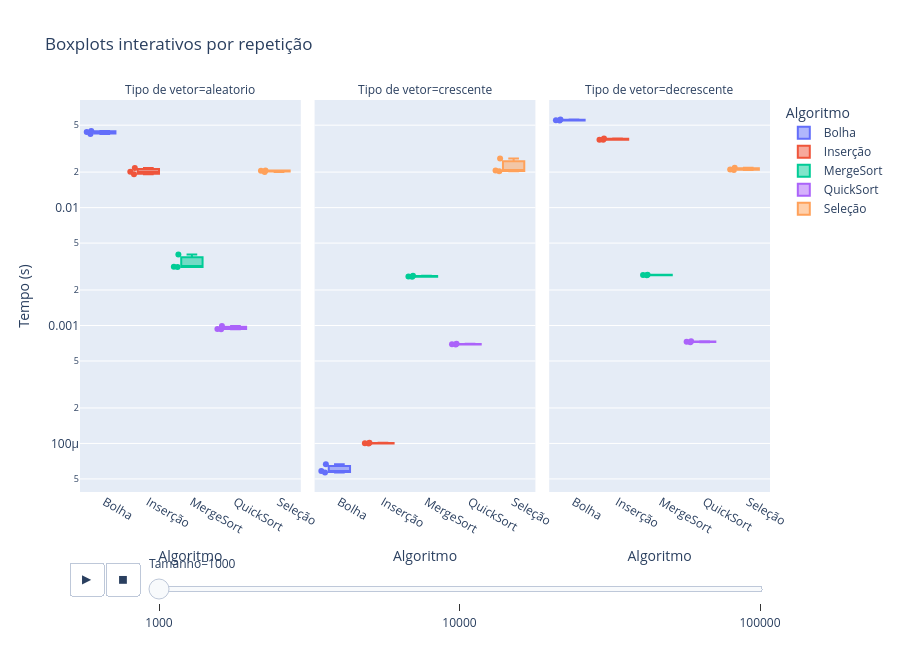
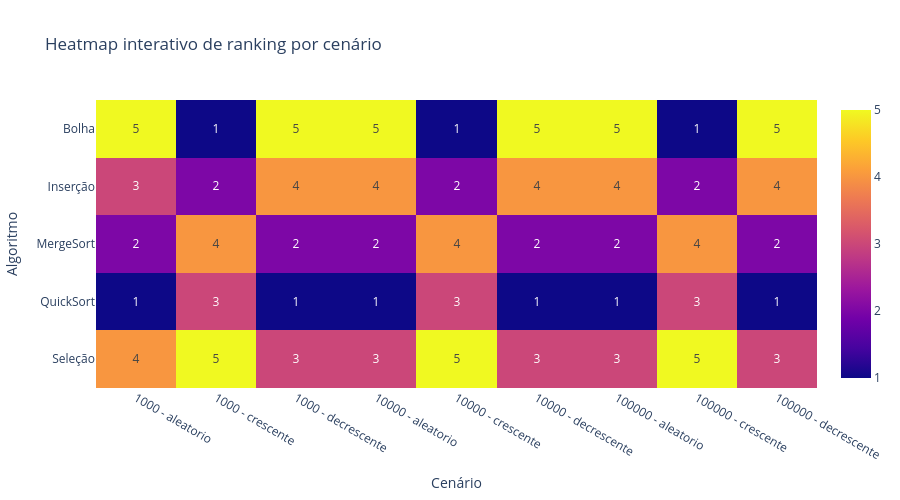

The cell these charts' notebook holds for them, in order:
### Code cell
if not PLOTLY_DISPONIVEL:
    display(Markdown(
        "**Plotly não está instalado neste ambiente.** "
        "Para ativar os boxplots interativos, instale a biblioteca com `!pip install plotly`."
    ))
else:
    df_box_plotly = df_tentativas.copy()

    fig_box = px.box(
        df_box_plotly,
        x="Algoritmo",
        y="Tempo (s)",
        color="Algoritmo",
        facet_col="Tipo de vetor",
        animation_frame="Tamanho",
        points="all",
        log_y=True,
        title="Boxplots interativos por repetição"
    )
    fig_box.update_layout(height=650)
    fig_box.show()

    caminho_html = OUTPUT_DIR / "plotly_boxplots_repeticoes_interativo.html"
    fig_box.write_html(str(caminho_html))
    print(f"Gráfico interativo salvo em: {caminho_html.resolve()}")

    df_rank_heat = df_resultados.copy()
    df_rank_heat["Cenário"] = (
        df_rank_heat["Tamanho"].astype(str)
        + " - "
        + df_rank_heat["Tipo de vetor"]
    )
    df_rank_heat["Ranking"] = (
        df_rank_heat.groupby("Cenário")["Tempo médio (s)"]
        .rank(method="dense", ascending=True)
    )

    tabela_heat = df_rank_heat.pivot(index="Algoritmo", columns="Cenário", values="Ranking")

    fig_heat = px.imshow(
        tabela_heat,
        text_auto=True,
        aspect="auto",
        title="Heatmap interativo de ranking por cenário"
    )
    fig_heat.update_layout(height=500)
    fig_heat.show()

    caminho_html = OUTPUT_DIR / "plotly_heatmap_ranking_interativo.html"
    fig_heat.write_html(str(caminho_html))
    print(f"Gráfico interativo salvo em: {caminho_html.resolve()}")

### Figure 1 — Plotly figure (JSON) as saved in the notebook; plotly's stock layout.template omitted (floating-point values rounded to 4 significant figures)
{"data": [{"alignmentgroup": "True", "boxpoints": "all", "hovertemplate": "Algoritmo=%{x}<br>Tamanho=1000<br>Tipo de vetor=aleatorio<br>Tempo (s)=%{y}<extra></extra>", "legendgroup": "Bolha", "marker": {"color": "#636efa"}, "name": "Bolha", "notched": false, "offsetgroup": "Bolha", "orientation": "v", "showlegend": true, "type": "box", "x": ["Bolha", "Bolha", "Bolha"], "x0": " ", "xaxis": "x", "y": [0.04457, 0.04377, 0.04211], "y0": " ", "yaxis": "y"}, {"alignmentgroup": "True", "boxpoints": "all", "hovertemplate": "Algoritmo=%{x}<br>Tamanho=1000<br>Tipo de vetor=crescente<br>Tempo (s)=%{y}<extra></extra>", "legendgroup": "Bolha", "marker": {"color": "#636efa"}, "name": "Bolha", "notched": false, "offsetgroup": "Bolha", "orientation": "v", "showlegend": false, "type": "box", "x": ["Bolha", "Bolha", "Bolha"], "x0": " ", "xaxis": "x2", "y": [5.85e-05, 6.65e-05, 5.68e-05], "y0": " ", "yaxis": "y2"}, {"alignmentgroup": "True", "boxpoints": "all", "hovertemplate": "Algoritmo=%{x}<br>Tamanho=1000<br>Tipo de vetor=decrescente<br>Tempo (s)=%{y}<extra></extra>", "legendgroup": "Bolha", "marker": {"color": "#636efa"}, "name": "Bolha", "notched": false, "offsetgroup": "Bolha", "orientation": "v", "showlegend": false, "type": "box", "x": ["Bolha", "Bolha", "Bolha"], "x0": " ", "xaxis": "x3", "y": [0.05499, 0.05575, 0.05475], "y0": " ", "yaxis": "y3"}, {"alignmentgroup": "True", "boxpoints": "all", "hovertemplate": "Algoritmo=%{x}<br>Tamanho=1000<br>Tipo de vetor=aleatorio<br>Tempo (s)=%{y}<extra></extra>", "legendgroup": "Inserção", "marker": {"color": "#EF553B"}, "name": "Inserção", "notched": false, "offsetgroup": "Inserção", "orientation": "v", "showlegend": true, "type": "box", "x": ["Inserção", "Inserção", "Inserção"], "x0": " ", "xaxis": "x", "y": [0.02166, 0.02014, 0.01913], "y0": " ", "yaxis": "y"}, {"alignmentgroup": "True", "boxpoints": "all", "hovertemplate": "Algoritmo=%{x}<br>Tamanho=1000<br>Tipo de vetor=crescente<br>Tempo (s)=%{y}<extra></extra>", "legendgroup": "Inserção", "marker": {"color": "#EF553B"}, "name": "Inserção", "notched": false, "offsetgroup": "Inserção", "orientation": "v", "showlegend": false, "type": "box", "x": ["Inserção", "Inserção", "Inserção"], "x0": " ", "xaxis": "x2", "y": [0.0001011, 9.98e-05, 0.0001002], "y0": " ", "yaxis": "y2"}, {"alignmentgroup": "True", "boxpoints": "all", "hovertemplate": "Algoritmo=%{x}<br>Tamanho=1000<br>Tipo de vetor=decrescente<br>Tempo (s)=%{y}<extra></extra>", "legendgroup": "Inserção", "marker": {"color": "#EF553B"}, "name": "Inserção", "notched": false, "offsetgroup": "Inserção", "orientation": "v", "showlegend": false, "type": "box", "x": ["Inserção", "Inserção", "Inserção"], "x0": " ", "xaxis": "x3", "y": [0.03767, 0.03767, 0.03863], "y0": " ", "yaxis": "y3"}, {"alignmentgroup": "True", "boxpoints": "all", "hovertemplate": "Algoritmo=%{x}<br>Tamanho=1000<br>Tipo de vetor=aleatorio<br>Tempo (s)=%{y}<extra></extra>", "legendgroup": "MergeSort", "marker": {"color": "#00cc96"}, "name": "MergeSort", "notched": false, "offsetgroup": "MergeSort", "orientation": "v", "showlegend": true, "type": "box", "x": ["MergeSort", "MergeSort", "MergeSort"], "x0": " ", "xaxis": "x", "y": [0.004004, 0.00315, 0.00314], "y0": " ", "yaxis": "y"}, {"alignmentgroup": "True", "boxpoints": "all", "hovertemplate": "Algoritmo=%{x}<br>Tamanho=1000<br>Tipo de vetor=crescente<br>Tempo (s)=%{y}<extra></extra>", "legendgroup": "MergeSort", "marker": {"color": "#00cc96"}, "name": "MergeSort", "notched": false, "offsetgroup": "MergeSort", "orientation": "v", "showlegend": false, "type": "box", "x": ["MergeSort", "MergeSort", "MergeSort"], "x0": " ", "xaxis": "x2", "y": [0.002648, 0.002594, 0.002598], "y0": " ", "yaxis": "y2"}, {"alignmentgroup": "True", "boxpoints": "all", "hovertemplate": "Algoritmo=%{x}<br>Tamanho=1000<br>Tipo de vetor=decrescente<br>Tempo (s)=%{y}<extra></extra>", "legendgroup": "MergeSort", "marker": {"color": "#00cc96"}, "name": "MergeSort", "notched": false, "offsetgroup": "MergeSort", "orientation": "v", "showlegend": false, "type": "box", "x": ["MergeSort", "MergeSort", "MergeSort"], "x0": " ", "xaxis": "x3", "y": [0.002696, 0.002667, 0.002686], "y0": " ", "yaxis": "y3"}, {"alignmentgroup": "True", "boxpoints": "all", "hovertemplate": "Algoritmo=%{x}<br>Tamanho=1000<br>Tipo de vetor=aleatorio<br>Tempo (s)=%{y}<extra></extra>", "legendgroup": "QuickSort", "marker": {"color": "#ab63fa"}, "name": "QuickSort", "notched": false, "offsetgroup": "QuickSort", "orientation": "v", "showlegend": true, "type": "box", "x": ["QuickSort", "QuickSort", "QuickSort"], "x0": " ", "xaxis": "x", "y": [0.0009926, 0.000936, 0.0009318], "y0": " ", "yaxis": "y"}, {"alignmentgroup": "True", "boxpoints": "all", "hovertemplate": "Algoritmo=%{x}<br>Tamanho=1000<br>Tipo de vetor=crescente<br>Tempo (s)=%{y}<extra></extra>", "legendgroup": "QuickSort", "marker": {"color": "#ab63fa"}, "name": "QuickSort", "notched": false, "offsetgroup": "QuickSort", "orientation": "v", "showlegend": false, "type": "box", "x": ["QuickSort", "QuickSort", "QuickSort"], "x0": " ", "xaxis": "x2", "y": [0.0006993, 0.0006929, 0.0006915], "y0": " ", "yaxis": "y2"}, {"alignmentgroup": "True", "boxpoints": "all", "hovertemplate": "Algoritmo=%{x}<br>Tamanho=1000<br>Tipo de vetor=decrescente<br>Tempo (s)=%{y}<extra></extra>", "legendgroup": "QuickSort", "marker": {"color": "#ab63fa"}, "name": "QuickSort", "notched": false, "offsetgroup": "QuickSort", "orientation": "v", "showlegend": false, "type": "box", "x": ["QuickSort", "QuickSort", "QuickSort"], "x0": " ", "xaxis": "x3", "y": [0.0007274, 0.0007346, 0.0007226], "y0": " ", "yaxis": "y3"}, {"alignmentgroup": "True", "boxpoints": "all", "hovertemplate": "Algoritmo=%{x}<br>Tamanho=1000<br>Tipo de vetor=aleatorio<br>Tempo (s)=%{y}<extra></extra>", "legendgroup": "Seleção", "marker": {"color": "#FFA15A"}, "name": "Seleção", "notched": false, "offsetgroup": "Seleção", "orientation": "v", "showlegend": true, "type": "box", "x": ["Seleção", "Seleção", "Seleção"], "x0": " ", "xaxis": "x", "y": [0.02055, 0.02007, 0.02067], "y0": " ", "yaxis": "y"}, {"alignmentgroup": "True", "boxpoints": "all", "hovertemplate": "Algoritmo=%{x}<br>Tamanho=1000<br>Tipo de vetor=crescente<br>Tempo (s)=%{y}<extra></extra>", "legendgroup": "Seleção", "marker": {"color": "#FFA15A"}, "name": "Seleção", "notched": false, "offsetgroup": "Seleção", "orientation": "v", "showlegend": false, "type": "box", "x": ["Seleção", "Seleção", "Seleção"], "x0": " ", "xaxis": "x2", "y": [0.02603, 0.02067, 0.02033], "y0": " ", "yaxis": "y2"}, {"alignmentgroup": "True", "boxpoints": "all", "hovertemplate": "Algoritmo=%{x}<br>Tamanho=1000<br>Tipo de vetor=decrescente<br>Tempo (s)=%{y}<extra></extra>", "legendgroup": "Seleção", "marker": {"color": "#FFA15A"}, "name": "Seleção", "notched": false, "offsetgroup": "Seleção", "orientation": "v", "showlegend": false, "type": "box", "x": ["Seleção", "Seleção", "Seleção"], "x0": " ", "xaxis": "x3", "y": [0.02085, 0.02173, 0.02103], "y0": " ", "yaxis": "y3"}], "layout": {"annotations": [{"font": {}, "showarrow": false, "text": "Tipo de vetor=aleatorio", "x": 0.16, "xanchor": "center", "xref": "paper", "y": 1, "yanchor": "bottom", "yref": "paper"}, {"font": {}, "showarrow": false, "text": "Tipo de vetor=crescente", "x": 0.5, "xanchor": "center", "xref": "paper", "y": 1, "yanchor": "bottom", "yref": "paper"}, {"font": {}, "showarrow": false, "text": "Tipo de vetor=decrescente", "x": 0.84, "xanchor": "center", "xref": "paper", "y": 1, "yanchor": "bottom", "yref": "paper"}], "boxmode": "overlay", "height": 650, "legend": {"title": {"text": "Algoritmo"}, "tracegroupgap": 0}, "sliders": [{"active": 0, "currentvalue": {"prefix": "Tamanho="}, "len": 0.9, "pad": {"b": 10, "t": 60}, "steps": [{"args": [["1000"], {"frame": {"duration": 0, "redraw": true}, "fromcurrent": true, "mode": "immediate", "transition": {"duration": 0, "easing": "linear"}}], "label": "1000", "method": "animate"}, {"args": [["10000"], {"frame": {"duration": 0, "redraw": true}, "fromcurrent": true, "mode": "immediate", "transition": {"duration": 0, "easing": "linear"}}], "label": "10000", "method": "animate"}, {"args": [["100000"], {"frame": {"duration": 0, "redraw": true}, "fromcurrent": true, "mode": "immediate", "transition": {"duration": 0, "easing": "linear"}}], "label": "100000", "method": "animate"}], "x": 0.1, "xanchor": "left", "y": 0, "yanchor": "top"}], "title": {"text": "Boxplots interativos por repetição"}, "updatemenus": [{"buttons": [{"args": [null, {"frame": {"duration": 500, "redraw": true}, "fromcurrent": true, "mode": "immediate", "transition": {"duration": 500, "easing": "linear"}}], "label": "&#9654;", "method": "animate"}, {"args": [[null], {"frame": {"duration": 0, "redraw": true}, "fromcurrent": true, "mode": "immediate", "transition": {"duration": 0, "easing": "linear"}}], "label": "&#9724;", "method": "animate"}], "direction": "left", "pad": {"r": 10, "t": 70}, "showactive": false, "type": "buttons", "x": 0.1, "xanchor": "right", "y": 0, "yanchor": "top"}], "xaxis": {"anchor": "y", "categoryarray": ["Bolha", "Inserção", "MergeSort", "QuickSort", "Seleção"], "categoryorder": "array", "domain": [0, 0.32], "title": {"text": "Algoritmo"}}, "xaxis2": {"anchor": "y2", "categoryarray": ["Bolha", "Inserção", "MergeSort", "QuickSort", "Seleção"], "categoryorder": "array", "domain": [0.34, 0.66], "matches": "x", "title": {"text": "Algoritmo"}}, "xaxis3": {"anchor": "y3", "categoryarray": ["Bolha", "Inserção", "MergeSort", "QuickSort", "Seleção"], "categoryorder": "array", "domain": [0.68, 1.0], "matches": "x", "title": {"text": "Algoritmo"}}, "yaxis": {"anchor": "x", "domain": [0, 1], "title": {"text": "Tempo (s)"}, "type": "log"}, "yaxis2": {"anchor": "x2", "domain": [0, 1], "matches": "y", "showticklabels": false, "type": "log"}, "yaxis3": {"anchor": "x3", "domain": [0, 1], "matches": "y", "showticklabels": false, "type": "log"}}}

### Figure 2 — Plotly figure (JSON) as saved in the notebook; plotly's stock layout.template omitted (floating-point values rounded to 4 significant figures)
{"data": [{"coloraxis": "coloraxis", "hovertemplate": "Cenário: %{x}<br>Algoritmo: %{y}<br>color: %{z}<extra></extra>", "name": "0", "texttemplate": "%{z}", "type": "heatmap", "x": ["1000 - aleatorio", "1000 - crescente", "1000 - decrescente", "10000 - aleatorio", "10000 - crescente", "10000 - decrescente", "100000 - aleatorio", "100000 - crescente", "100000 - decrescente"], "xaxis": "x", "y": ["Bolha", "Inserção", "MergeSort", "QuickSort", "Seleção"], "yaxis": "y", "z": [[5.0, 1.0, 5.0, 5.0, 1.0, 5.0, 5.0, 1.0, 5.0], [3.0, 2.0, 4.0, 4.0, 2.0, 4.0, 4.0, 2.0, 4.0], [2.0, 4.0, 2.0, 2.0, 4.0, 2.0, 2.0, 4.0, 2.0], [1.0, 3.0, 1.0, 1.0, 3.0, 1.0, 1.0, 3.0, 1.0], [4.0, 5.0, 3.0, 3.0, 5.0, 3.0, 3.0, 5.0, 3.0]]}], "layout": {"coloraxis": {"colorscale": [[0, "#0d0887"], [0.1111, "#46039f"], [0.2222, "#7201a8"], [0.3333, "#9c179e"], [0.4444, "#bd3786"], [0.5556, "#d8576b"], [0.6667, "#ed7953"], [0.7778, "#fb9f3a"], [0.8889, "#fdca26"], [1, "#f0f921"]]}, "height": 500, "title": {"text": "Heatmap interativo de ranking por cenário"}, "xaxis": {"anchor": "y", "domain": [0, 1], "title": {"text": "Cenário"}}, "yaxis": {"anchor": "x", "autorange": "reversed", "domain": [0, 1], "title": {"text": "Algoritmo"}}}}
